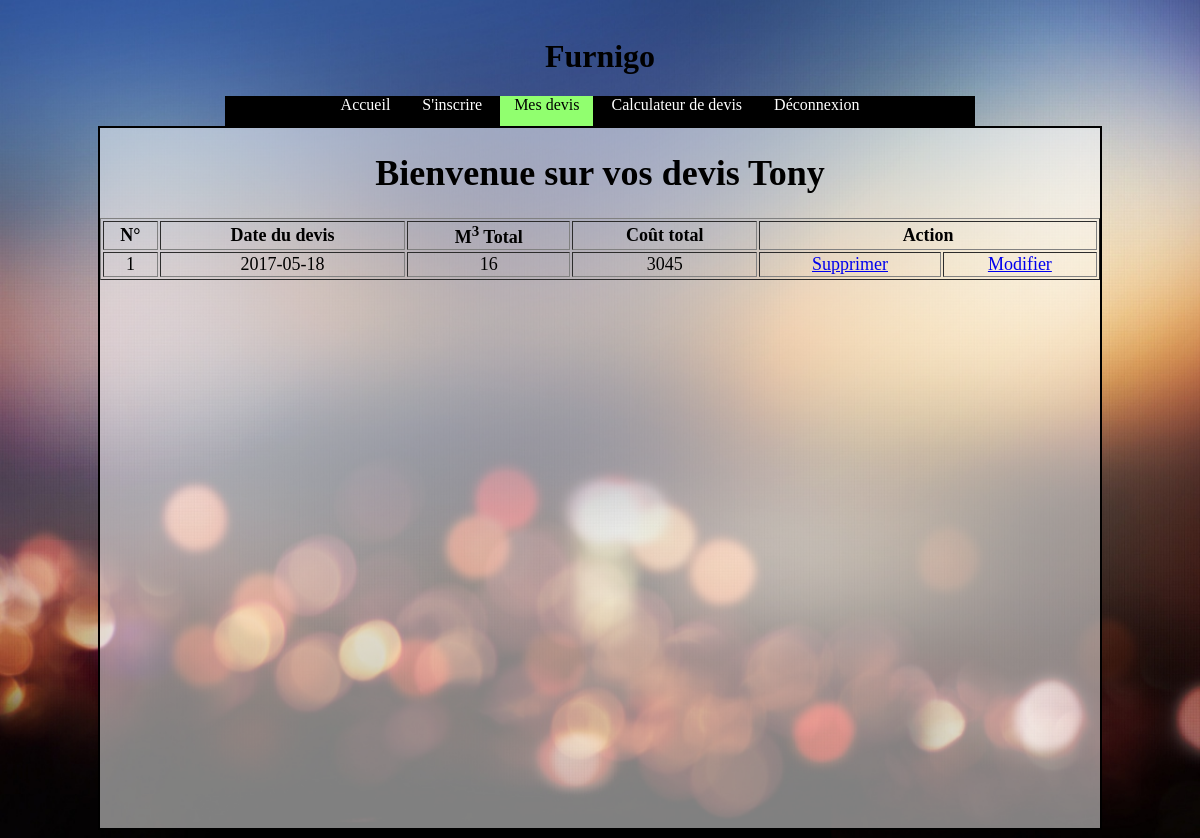
The app's page /Furnigo/devis.php (signed in) with its own data.
### tables this page shows
CREATE TABLE IF NOT EXISTS `t_devis` (
  `idDevis` int(11) NOT NULL AUTO_INCREMENT,
  `Montant` int(11) NOT NULL,
  `DateDevis` date NOT NULL,
  `TotalM3` int(11) NOT NULL,
  `idClient` int(11) NOT NULL,
  PRIMARY KEY (`idDevis`),
  KEY `FK_T_DEVIS_idClient` (`idClient`)
);

### Furnigo/quotation.php (called while the page is built, shortened)
<?php
function GetQuotation($idUser) {
    $db = connectdb();
    $sql = $db->prepare("SELECT * FROM t_devis WHERE idClient = :idUser");
    $sql->bindParam(':idUser', $idUser, PDO::PARAM_INT);
    if ($sql->execute()) {
        return $sql->fetchAll(PDO::FETCH_ASSOC);
    } else {
        return false;
    }
}

### Furnigo/devis.php (the view, shortened to what this page needs)
<?php
require_once 'quotation.php';
$devis = GetQuotation($_SESSION['idUser']);
?>
<!DOCTYPE html>
<html>
    <head>
        <link rel="stylesheet" type="text/css" href="css/style.css">
    </head>
    <body>
    <center>
        <div id="title"><h1>Furnigo</h1></div>
        <nav>
            <ul>
                <li><a href="index.php">Accueil</a></li>
                <li><a href="inscription.php">S'inscrire</a></li>
                <li><a href="devis.php" class="active">Mes devis</a></li>
                <li><a href="calculateur.php">Calculateur de devis</a></li>
                <?php if (isset($_SESSION['name'])) { ?>
                    <li><a href="logout.php">Déconnexion</a></li>
                <?php } ?>
            </ul>
        </nav>
        <div id="content">
            <?php echo "<h1>Bienvenue sur vos devis " . $_SESSION['name'] . '</h1>'; ?>
            <table border="1" width="100%">
                <th>N°</th>
                <th>Date du devis</th>
                <th>M<sup>3</sup> Total</th>
                <th>Coût total</th>
                <th colspan="2">Action</th>
                <?php
                $persoCounter = 1;
                foreach ($devis as $devi):
                    ?>
                    <tr>
                        <td style="text-align: center"><?php echo $persoCounter ?></td>
                        <td style="text-align: center"><?php echo $devi['DateDevis'] ?></td>
                        <td style="text-align: center"><?php echo $devi['TotalM3'] ?></td>
                        <td style="text-align: center"><?php echo $devi['Montant'] ?></td>
                        <td style="text-align: center"><a href="devis.php?id=<?php echo $devi['idDevis'] ?>">Supprimer</a></td>
                        <td style="text-align: center"><a href="modifier.php?id=<?php echo $devi['idDevis'] ?>">Modifier</a></td>
                    </tr>
                    <?php $persoCounter++;
                endforeach;
                ?>
            </table>
        </div>
    </center>
</body>
</html>

### Furnigo/css/style.css (style rules this page uses)
#title { margin-top: 1cm; text-align: center; list-style-type: none; }
nav { alignment-adjust: middle; background-color: black; height: 30px; width: 750px; }
ul { list-style-type: none; margin: 0; padding: 0; overflow: hidden; }
li { display: inline-block; vertical-align: middle; height: 30px; }
li a { color: white; text-align: center; padding: 14px; text-decoration: none; height: 30px; }
.active { background-color: #91FF6F; color: black; }
#content { width: 1000px; height: 700px; background: -moz-linear-gradient(top, rgba(255,255,255,0.5) 0%, rgba(255,255,255,0.5) 100%); background: -webkit-linear-gradient(top, rgba(255,255,255,0.5) 0%,rgba(255,255,255,0.5) 100%); background: linear-gradient(to bottom, rgba(255,255,255,0.5) 0%,rgba(255,255,255,0.5) 100%); filter: progid:DXImageTransform.Microsoft.gradient( startColorstr='#80ffffff', endColorstr='#80ffffff',GradientType=0 ); overflow: auto; border: 2px solid black; font-size: large; }
body { background: url("../img/background.jpg") no-repeat center center fixed; background-size: cover; }

### records on screen
t_devis: DateDevis "2017-05-18", TotalM3 "16", Montant "3045"

### other values on screen
$_SESSION['name'] "Tony"
